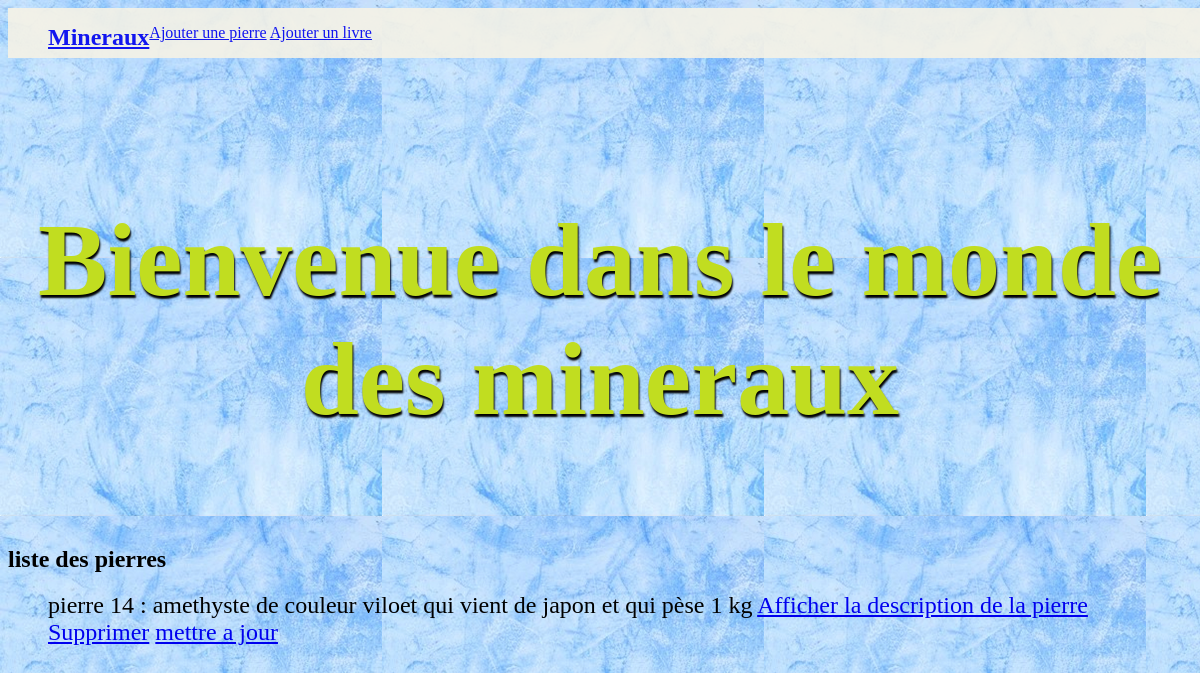
Page /mesmineraux/index/ on the earlier database version.
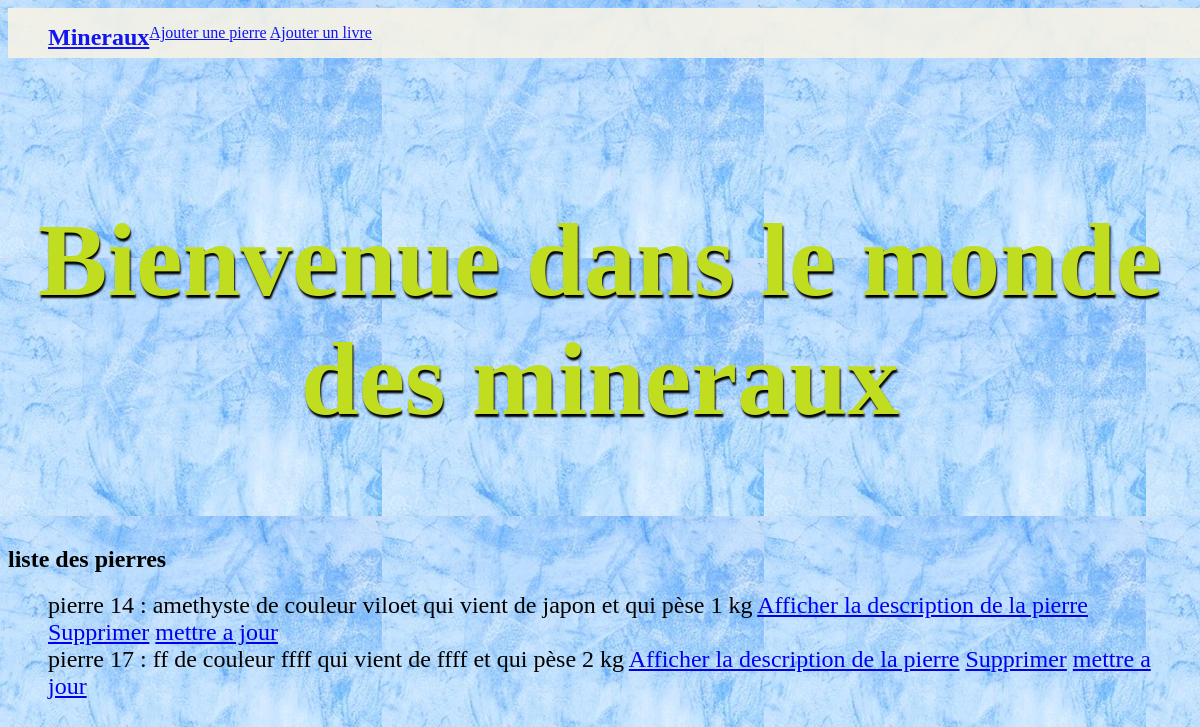
Same page on the later database version.
### mesmineraux/models.py (models this page shows, shortened)
class Pierre(models.Model):
    nompierre = models.CharField(max_length=100)
    couleur = models.CharField(max_length = 100)
    nationalité = models.CharField(max_length = 100)
    poids = models.IntegerField(blank=False)
    resume = models.TextField(null = True, blank = True)
    def __str__(self):
        chaine = f"{self.nompierre} de couleur {self.couleur} qui vient de {self.nationalité} et qui pèse {self.poids} kg"
        return chaine

### mesmineraux/views.py (the view)
# urls.py: path('index/', views.index),
def index(request):
    liste = models.Pierre.objects.all()
    return render(request, 'mesmineraux/index.html', {"liste": liste})

### mesmineraux/templates/mesmineraux/index.html (shortened to what this page needs)
<!DOCTYPE html>
<html lang="en">
<head>
    {% load static %}
    <link rel="stylesheet" href="{% static 'mesmineraux/index.css' %}">
<nav>
    <ul>
        <li id="logo"><a href="#">Mineraux</a></li>
        <a href ="/mesmineraux/ajout">Ajouter une pierre</a>
        <a href ="/mesmineraux/ajoutlivre">Ajouter un livre</a>
    </ul>
</nav>
</head>
<body>
<br> <br> <br> <br>
<h1> Bienvenue dans le monde des mineraux </h1>
<br>
<h2> liste des pierres </h2>
<ul>
{% for l in liste %}
<li> pierre {{l.id}} : {{l}}
    <a href ="/mesmineraux/affiche/{{l.id}}/"> Afficher la description de la pierre</a>
    <a href ="/mesmineraux/delete/{{l.id}}/"> Supprimer</a>
    <a href ="/mesmineraux/update/{{l.id}}/"> mettre a jour</a>
</li>
    {% endfor %}
</ul>
</body>
</html>

Differences in the rows shown:
added Pierre: id "17", nompierre+couleur+nationalité "ff de couleur ffff qui vient de ffff et qui pèse 2 kg"
